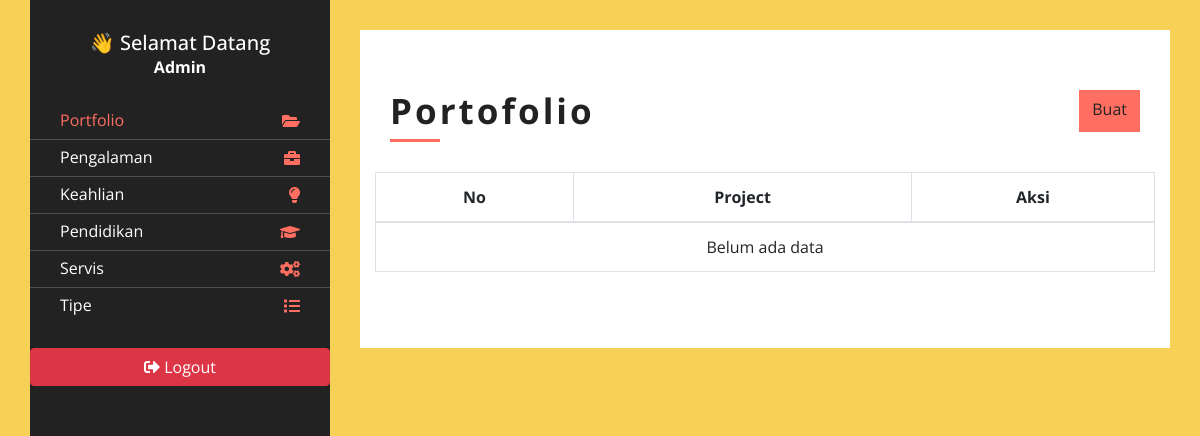
Before: /admin/index.php (signed in) with the older database file.
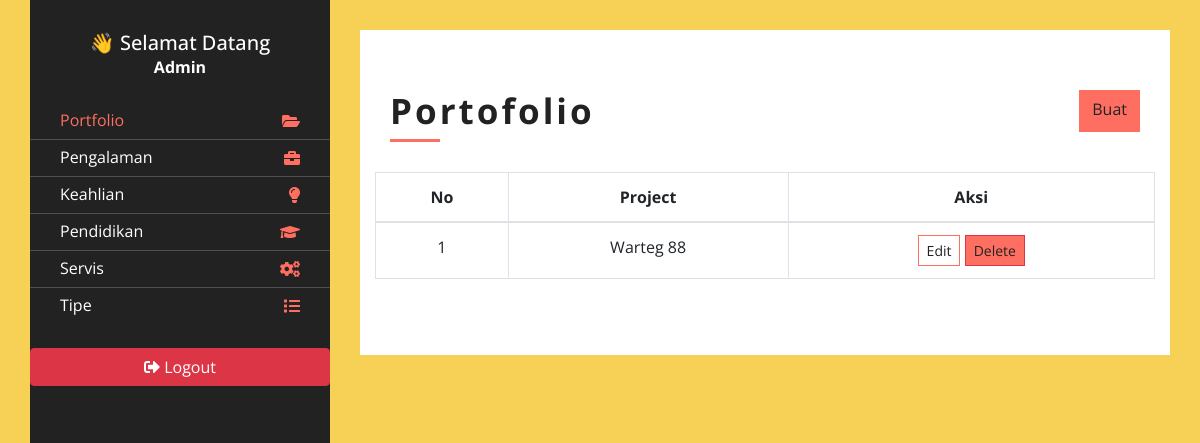
After: the same page with the newer database file.
### tables this page shows
CREATE TABLE `projects` (
  `id` int(11) NOT NULL,
  `id_type` int(11) NOT NULL,
  `project_name` varchar(50) NOT NULL,
  `link_preview` varchar(100) NOT NULL,
  `link_repository` varchar(100) NOT NULL,
  `photo` varchar(150) NOT NULL
);

### admin/content/porto.php (the view, shortened to what this page needs)
<?php
    $query = mysqli_query($conn, "SELECT * FROM projects
            ORDER BY project_name ASC
    ");
    $rows = mysqli_fetch_all($query, MYSQLI_ASSOC);
?>
<div class="about">
  <div class="content-inner">
    <div class="content-header d-flex justify-content-between">
        <h2>Portofolio</h2>
        <a href="?page=add-edit_porto" class="btn ">Buat</a>
    </div>
    <div class="row align-items-center">
    <table class="table table-bordered text-center">
      <thead>
          <tr>
              <th>No</th>
              <th>Project</th>
              <th>Aksi</th>
          </tr>
      </thead>
      <tbody>
          <?php
          $no = 1;
          foreach ($rows as $row) {
          ?>
              <tr>
                  <td><?php echo $no++ ?></td>
                  <td><?php echo $row['project_name'] ?></td>
                  <td>
                      <a class="btn  btn-sm" style="background-color:white; border: 1px solid #FF6F61" href="?page=add-edit_porto&id=<?php echo $row['id'] ?>">Edit</a>
                      <a class="btn btn-danger btn-sm" onclick="return confirm('Yakin ingin delete ?')" href="?page=porto&delete=<?php echo $row['id'] ?>">Delete</a>
                  </td>
              </tr>
          <?php
          }
          ?>
          <?php if (empty($rows)) : ?>
              <tr>
                  <td colspan="6">Belum ada data</td>
              </tr>
          <?php endif ?>
      </tbody>
    </table>
    </div>
  </div>
</div>

Changed rows visible on the page:
added projects: project_name "Warteg 88"
Other visible differences:
text no longer shown: "Belum ada data"
